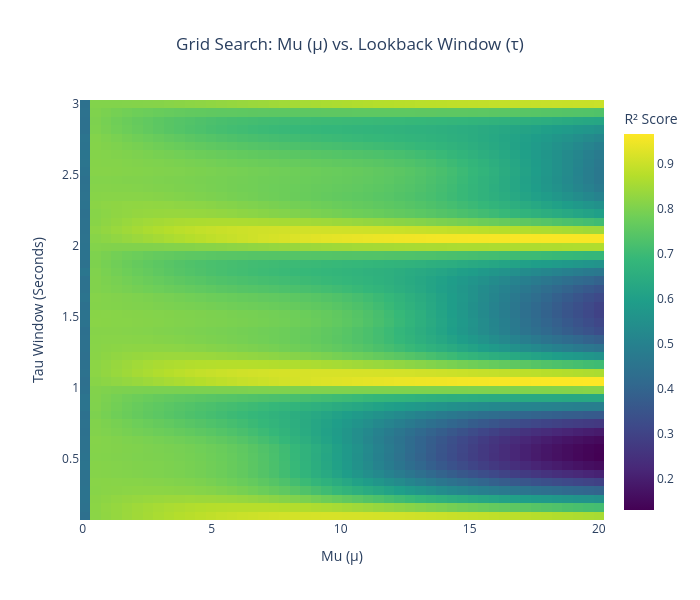

Notebook source saved alongside this figure:
### Code cell
fig = go.Figure(
    data=go.Heatmap(
        z=r2_grid.reshape(trial_count, trial_count),
        x=mu_values,
        y=tau_values,
        colorscale="Viridis",
        hovertemplate="Mu (μ): %{x:.2f}<br>Tau (periods): %{y:.2f}<br>R² Score: %{z:.4f}<extra></extra>",
        colorbar=dict(
            title="R² Score"
        ),
    )
)

fig.update_layout(
    title=dict(
        text="Grid Search: Mu (μ) vs. Lookback Window (τ)",
        x=0.5,
    ),
    xaxis=dict(title="Mu (μ)"),
    yaxis=dict(title="Tau Window (Seconds)"),
    width=700,
    height=600,
)

fig.show()

### Figure 1 — Plotly figure (JSON) as saved in the notebook; plotly's stock layout.template omitted (floating-point values rounded to 4 significant figures; data arrays with more than 128 entries replaced by an {"elided": "..."} marker saying what was removed)
{"data": [{"colorbar": {"title": {"text": "R² Score"}}, "colorscale": [[0, "#440154"], [0.1111, "#482878"], [0.2222, "#3e4989"], [0.3333, "#31688e"], [0.4444, "#26828e"], [0.5556, "#1f9e89"], [0.6667, "#35b779"], [0.7778, "#6ece58"], [0.8889, "#b5de2b"], [1, "#fde725"]], "hovertemplate": "Mu (μ): %{x:.2f}<br>Tau (periods): %{y:.2f}<br>R² Score: %{z:.4f}<extra></extra>", "type": "heatmap", "x": [0.1, 0.5061, 0.9122, 1.318, 1.724, 2.131, 2.537, 2.943, 3.349, 3.755, 4.161, 4.567, 4.973, 5.38, 5.786, 6.192, 6.598, 7.004, 7.41, 7.816, 8.222, 8.629, 9.035, 9.441, 9.847, 10.25, 10.66, 11.07, 11.47, 11.88, 12.28, 12.69, 13.1, 13.5, 13.91, 14.31, 14.72, 15.13, 15.53, 15.94, 16.34, 16.75, 17.16, 17.56, 17.97, 18.38, 18.78, 19.19, 19.59, 20.0], "y": [0.1, 0.1592, 0.2184, 0.2776, 0.3367, 0.3959, 0.4551, 0.5143, 0.5735, 0.6327, 0.6918, 0.751, 0.8102, 0.8694, 0.9286, 0.9878, 1.047, 1.106, 1.165, 1.224, 1.284, 1.343, 1.402, 1.461, 1.52, 1.58, 1.639, 1.698, 1.757, 1.816, 1.876, 1.935, 1.994, 2.053, 2.112, 2.171, 2.231, 2.29, 2.349, 2.408, 2.467, 2.527, 2.586, 2.645, 2.704, 2.763, 2.822, 2.882, 2.941, 3.0], "z": {"elided": "50x50 float values"}}], "layout": {"height": 600, "title": {"text": "Grid Search: Mu (μ) vs. Lookback Window (τ)", "x": 0.5}, "width": 700, "xaxis": {"title": {"text": "Mu (μ)"}}, "yaxis": {"title": {"text": "Tau Window (Seconds)"}}}}
